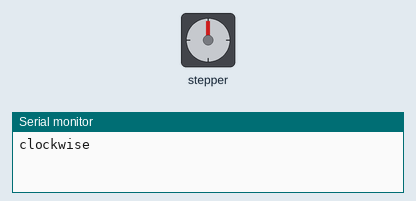
The sketch below on a simulated Arduino Uno, built with avr-gcc and run on an emulated ATmega328P. Parts: stepper motor, the last lines printed to the serial monitor. Stepper angles assume 2048 steps per turn.

Above: at 0.05 s.
At 1.1 s:
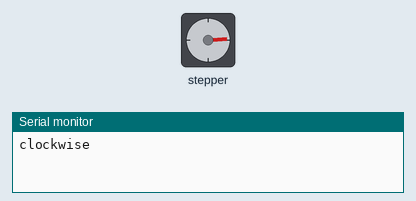
At 2.2 s:
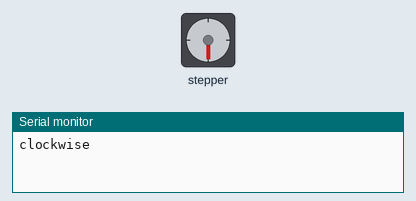
At 4.35 s:
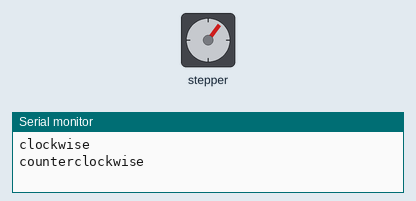
Timing chart, 0 to 6.5 s (numbered marks = the images above):
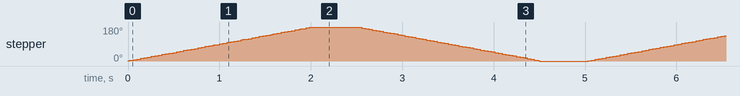

The sketch:

stepper_solo.ino
```cpp
#include <Stepper.h>

const int stepsPerRevolution = 32*64;  // change this to fit the number of steps per revolution

// initialize the stepper library on pins 8 through 11:
Stepper myStepper(stepsPerRevolution, 5, 7, 6, 8);

void setup() {
  // set the speed at 15 rpm:
  myStepper.setSpeed(15);
  // initialize the serial port:
  Serial.begin(9600);
}

void loop() {
  // step one revolution  in one direction:
  Serial.println("clockwise");
  myStepper.step(stepsPerRevolution/2);
  delay(500);

  // step one revolution in the other direction:
  Serial.println("counterclockwise");
  myStepper.step(-stepsPerRevolution/2);
  delay(500);
}
```

Measured:
- by itself, stepper: turns 180° clockwise in 2.0 s, then 180° counter-clockwise in 2.0 s, repeating every 5.0 s
